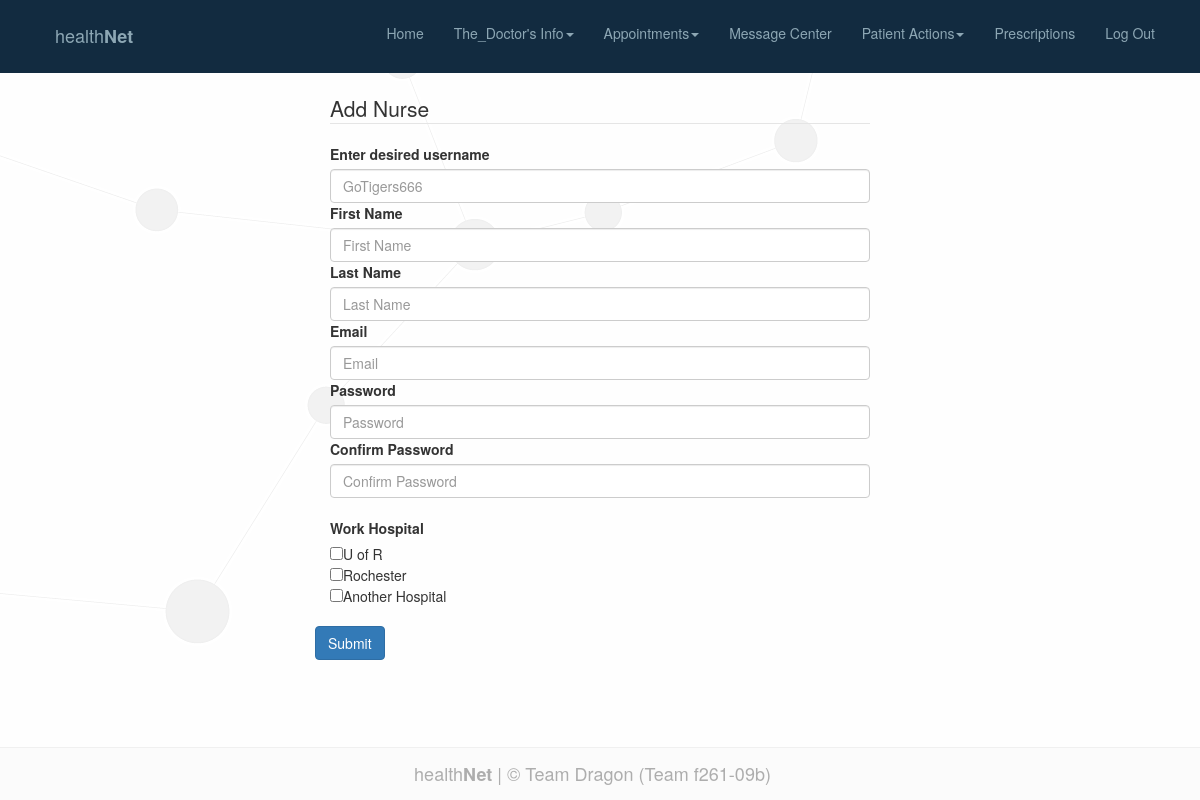
The app's page /add_nurse/ (signed in) with its own data.
### HealthNet/models.py (models this page shows, shortened)
class Hospital(models.Model):
    hospital_id = models.AutoField(primary_key=True)
    name = models.CharField(max_length=200)
    address = models.CharField(max_length=200)
    city = models.CharField(max_length=200)
    state = models.CharField(max_length=2)
    zipcode = models.CharField(max_length=5)

### HealthNet/views.py (the view, shortened to what this page needs)
# urls.py: url(r'^add_nurse/?$', views.add_nurse, name='add_nurse'),
@login_required
def add_nurse(request):
    hospitals = Hospital.objects.all()
    return render(request, 'add_nurse.html', {'hospitals': hospitals})

### HealthNet/models.py (called while the page is built)
    def is_admin(self):
        return self.status.status_id is 4

    def is_doctor(self):
        return self.status.status_id is 1

    def is_nurse(self):
        return self.status.status_id is 2

    def is_patient(self):
        return self.status.status_id is 3

### HealthNet/templates/add_nurse.html (shortened to what this page needs)
{% extends 'base.html' %}
{% block content %}
 <div class="form-wrap">
        <div class="col-md-6 col-md-offset-3">
            <form action="{% url 'add_nurse' %}" method="post" accept-charset="utf-8" class="form" role="form">
                <legend>Add Nurse</legend>
                <label>Enter desired username</label>
                <input type="text" name="username" class="form-control" placeholder="GoTigers666" required />
                <label>First Name</label>
                <input type="text" name="first_name" class="form-control" placeholder="First Name" required />
                <label>Last Name</label>
                <input type="text" name="last_name" class="form-control" placeholder="Last Name" required />
                <label>Email</label>
                <input type="text" name="email" class="form-control" placeholder="Email" required />
                <label>Password</label>
                <input type="password" name="password" class="form-control password" placeholder="Password"  required = "" />
                <label>Confirm Password</label>
                <input type="password" name="confirm_password" class="form-control confirm-password" placeholder="Confirm Password" required = "" />
                <br>
                <label>Work Hospital</label>
                {% for hospital in hospitals %}
                    <br>
                    <input type="checkbox" name="chosen_hospitals" value="{{ hospital.hospital_id }}">{{ hospital.name }}
                {% endfor %}
                <br>
                <br>
                <div class="row">
                    <input type="submit" class="btn btn-primary">
                </div>
            </form>
        </div>
 </div>
{% endblock %}

### HealthNet/templates/_partials/top_nav.html (shortened to what this page needs)
<nav class="navbar navbar-inverse navbar-static-top">
    <div class="container">
        <div class="navbar-header">
            {% if user.is_authenticated %}
                <a class="navbar-brand" href="{% url 'base_dashboard' %}">health<strong>Net</strong></a>
            {% else %}
                <a class="navbar-brand" href="{% url 'user_login' %}">health<strong>Net</strong></a>
            {% endif %}
        </div>
        <div id="navbar" class="navbar-collapse collapse">
            {% if user.is_authenticated %}
                <form class="navbar-form navbar-right">
                    <ul class="nav navbar-nav">
                        <li ><a href="{% url 'base_dashboard' %}">Home</a></li>
                        <li class="dropdown">
                            <a href="#" class="dropdown-toggle" data-toggle="dropdown" role="button" aria-haspopup="true" aria-expanded="false">{{ user.username.title }}'s Info<span class="caret"></span></a>
                        </li>
                        <li class="dropdown">
                            <a href="#" class="dropdown-toggle" data-toggle="dropdown" role="button" aria-haspopup="true" aria-expanded="false">Appointments<span class="caret"></span></a>
                        </li>
                        <li><a href="{% url 'all' %}">Message Center</a></li>
                            <li class="dropdown">
                                <a href="#" class="dropdown-toggle" data-toggle="dropdown" role="button" aria-haspopup="true" aria-expanded="false">Patient Actions<span class="caret"></span></a>
                            </li>
                        {% if user.userprofile.is_doctor or user.userprofile.is_nurse %}
                            <li><a href="{% url 'prescriptions' %}">Prescriptions</a></li>
                        {% endif %}
                        <li><a href="{% url 'log_out' %}">Log Out</a></li>
                    </ul>
                </form>
            {% endif %}
        </div>
    </div>
</nav>

### records on screen
Hospital: name "U of R"
Hospital: name "Rochester"
Hospital: name "Another Hospital"

### other values on screen
{{ user.username.title }} "The_Doctor"
